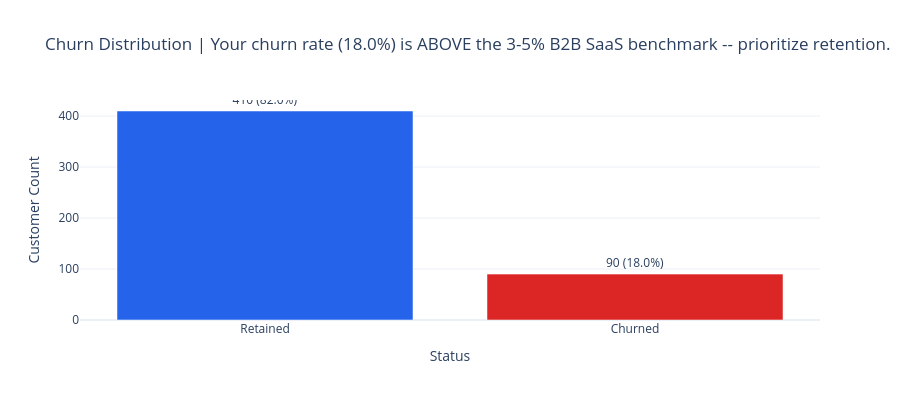

Here is the notebook cell this chart was saved with:
### Code cell
def plot_churn_distribution(customers_df: pd.DataFrame) -> None:
    """Plot a bar chart of churned vs. retained customer counts and percentages.

    Compares the observed churn rate against the 3-5% B2B SaaS benchmark.

    Parameters
    ----------
    customers_df : pd.DataFrame
        Customer DataFrame with an 'is_churned' column.
    """
    churn_counts = customers_df["is_churned"].value_counts().sort_index()
    labels = ["Retained", "Churned"]
    counts = [churn_counts.get(0, 0), churn_counts.get(1, 0)]
    total = sum(counts)
    pcts = [c / total * 100 for c in counts]
    colors = ["#2563EB", "#DC2626"]

    fig = go.Figure(go.Bar(
        x=labels,
        y=counts,
        marker_color=colors,
        text=[f"{c:,} ({p:.1f}%)" for c, p in zip(counts, pcts)],
        textposition="outside",
    ))

    churn_rate = counts[1] / total if total > 0 else 0
    benchmark_note = (
        "Your churn rate is within the 3-5% B2B SaaS benchmark."
        if 0.03 <= churn_rate <= 0.05
        else (
            f"Your churn rate ({churn_rate:.1%}) is ABOVE the 3-5% B2B SaaS benchmark -- prioritize retention."
            if churn_rate > 0.05
            else f"Your churn rate ({churn_rate:.1%}) is below benchmark -- strong retention."
        )
    )

    fig.update_layout(
        title=f"Churn Distribution | {benchmark_note}",
        xaxis_title="Status",
        yaxis_title="Customer Count",
        showlegend=False,
        template="plotly_white",
        height=400,
    )
    fig.show()


plot_churn_distribution(DATA["customers"])

### Figure 1 — Plotly figure (JSON) as saved in the notebook; plotly's stock layout.template omitted (floating-point values rounded to 4 significant figures)
{"data": [{"marker": {"color": ["#2563EB", "#DC2626"]}, "text": ["410 (82.0%)", "90 (18.0%)"], "textposition": "outside", "type": "bar", "x": ["Retained", "Churned"], "y": [410, 90]}], "layout": {"height": 400, "showlegend": false, "title": {"text": "Churn Distribution | Your churn rate (18.0%) is ABOVE the 3-5% B2B SaaS benchmark -- prioritize retention."}, "xaxis": {"title": {"text": "Status"}}, "yaxis": {"title": {"text": "Customer Count"}}}}
